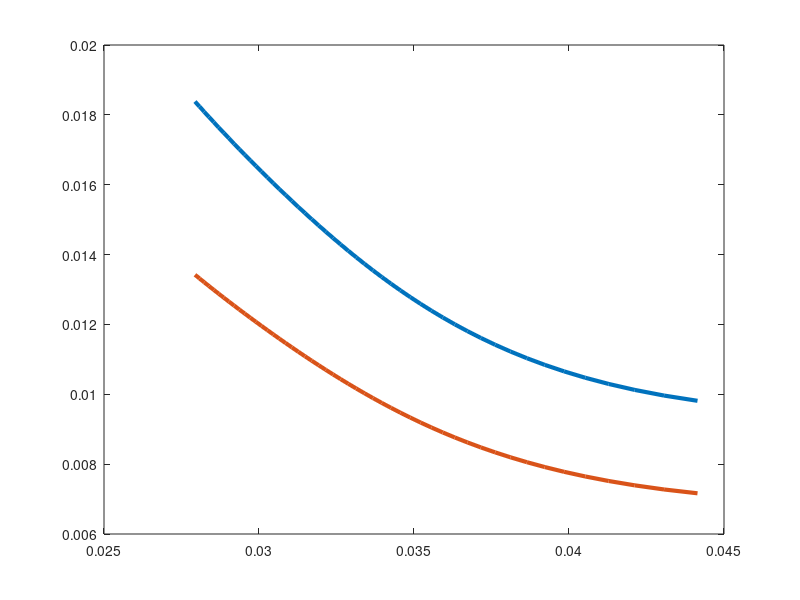

Reproduce this figure in MATLAB. (Note: this script raises an error after producing the figure.)
% This code: For Aero and mass asymetry
% Theta in "V,h,theta" equations is different from theta in "alpha, omega, theta" equations.
clc;
clear all;
close all;
 
mzn0 = -0.01; my0f = 0.3; mz0f = 0.3; 
dzdash = 0.05; dydash = 0.05;
Ixzd = 0.1; Ixyd = 0.1;


%% Acceptaple range
leng = 50;
mz1 = -sin(linspace(0.1,0.3,leng));
Cx1 = cos(linspace(0.1,1.55,leng));
Cy1 = sin(linspace(0.1,0.6,leng));

Ixd = 270 / 443;
p1 = 1.2; p2 = 1.2; p3 = 1.1; p4 = 1.1; p5 = 0.7; p6 = 0.7;
u=3;

% % My
% C = (Cx1/p2 + 1/p4 + 1/p5).^2 + (Cx1/p1 + 1/p3 + 1/p6).^2;
% omega = u*sqrt(C);
% 
% myf01 = -sqrt(omega.^2./C).*mz1./p5;
% mzf01 = -sqrt(omega.^2./C).*mz1./p6;
% Ixyd1 = sqrt(omega.^2./C).*(1-Ixd)./p3;
% Ixzd1 = sqrt(omega.^2./C).*(1-Ixd)./p4;
% dyd1 = -sqrt(omega.^2./C).*mz1./(p1);
% dzd1 = -sqrt(omega.^2./C).*mz1./(p2);
% myf01v = (-mz1./(1-Ixd)).*(p3/p1).*Ixyd; % Мои
% mzf01v = (-mz1./(1-Ixd)).*(p4/p2).*Ixzd; % Мои
% figure; plot(Ixyd1,myf01,'LineWidth',3)
% 
% 1

% Kurkina
p1k = 1.5; p2k = 1.5; p3k = 1; p5k = 0.5; p4k = 1; p6k = 0.5;
A = (Cx1+Cy1)./(p4k*Cy1)+(Cx1+Cy1)./(p3k*Cy1)+1/(p1k*p5k)+1/(p2k*p6k)+1/(p4k*p6k);
Ck = 1/p1k^2 + 1/p2k^2 - 2/(p1k*p3k) + 2/(p2k*p4k) + 1/(4*p3k^2)+ 1/(4*p4k^2);
uk = 25;%5.7
B = abs(A)/(Ck)^0.5;
omegak = B/sqrt(uk^3);

myf02 = -sqrt(omegak.^2./B).^(2/3).*mz1./p5k;
mzf02 = -sqrt(omegak.^2./B).^(2/3).*mz1./p6k;
Ixyd2 = sqrt(omegak.^2./B).^(2/3).*(1-Ixd)./p3k;
Ixzd2 = sqrt(omegak.^2./B).^(2/3).*(1-Ixd)./p4k;
dyd2 = -sqrt(omegak.^2./B).^(2/3).*mz1./(Cy1.*p1k);
dzd2 = -sqrt(omegak.^2./B).^(2/3).*mz1./(Cy1.*p2k);
% myf02 = (-mz1./(1-Ixd)).*(p3k/p5k).*Ixy; % Куркина
% mzf02 = (-mz1./(1-Ixd)).*(p4k/p6k).*Ixz; % Куркина

figure(1);
    plot(Ixyd2,myf02/2.3,'LineWidth',3); hold on
    plot(Ixyd2,myf02/3.15,'LineWidth',3);
    ax = gca; ax.GridLineStyle = ':'; ax.GridAlpha = 0.7; ax.FontSize = 20; ax.FontWeight= 'bold'; ax.LineWidth = 0.8; 
    ax.XAxis.LineWidth = 4; ax.YAxis.LineWidth = 4;
    hold all; grid on; box on; xlabel('Ixyd2');ylabel('myf0') 
    
%     myf01 = [0.0086 0.0087 0.0089 0.009 0.0091 0.0093 0.0094 0.0096 0.0097 myf02/2.3];
%     Ixyd1 = [Ixyd2 0.0278 0.0277 0.0275 0.0274 0.0273 0.0271 0.0269 0.0278 0.0287];
%     plot(Ixyd1,myf01,'LineWidth',3);
    
%     tt = linspace(0.02,0.078,100); aa1 = polyfit((Ixyd2),(myf02/2.3),1); aa1v = polyval(aa1,tt);
%     plot(tt,aa1v,'LineWidth',3);
    axis([0.025 0.045 0.005 0.02])

    
% figure(2);
%     plot(Ixzd2,dzd2,'LineWidth',3); hold on
%     ax = gca; ax.GridLineStyle = ':'; ax.GridAlpha = 0.7; ax.FontSize = 20; ax.FontWeight= 'bold'; ax.LineWidth = 0.8; 
%     ax.XAxis.LineWidth = 4; ax.YAxis.LineWidth = 4;
%     hold all; grid on; box on; xlabel('Ixyd2');ylabel('myf0') 

    
